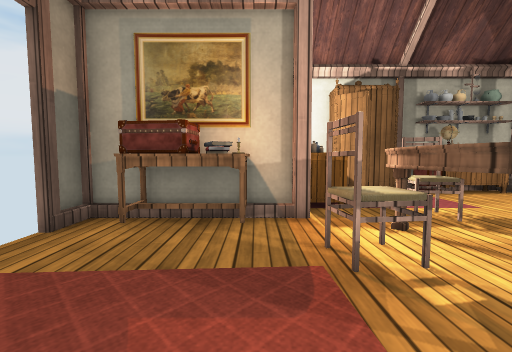
View 1 (above)

16 first-person views from a walk through a 3-D level made in the Unity game engine. The camera is 0.68 m above the floor, tilts 4° down and sees 90° across. Doors are open. The floor is counted in squares, 0.5 m on a side. Each view is taken from the middle of a square. On the plan, view 1 faces up. The plan holds only what a view shows up to about 13 squares ahead; the rest is blank. The player character is not drawn. Some surface patterns are stand-ins.

View 2
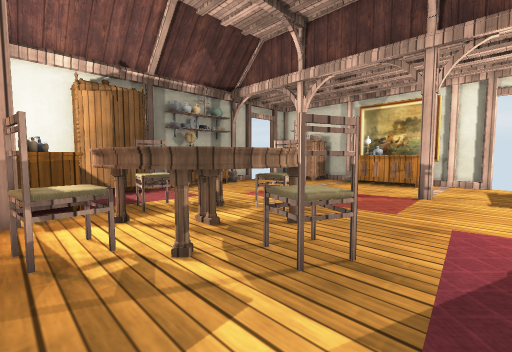

View 3
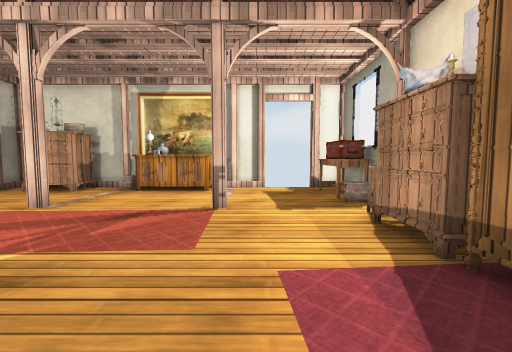

View 4
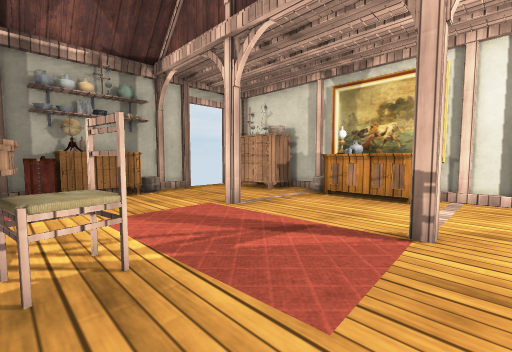

View 5
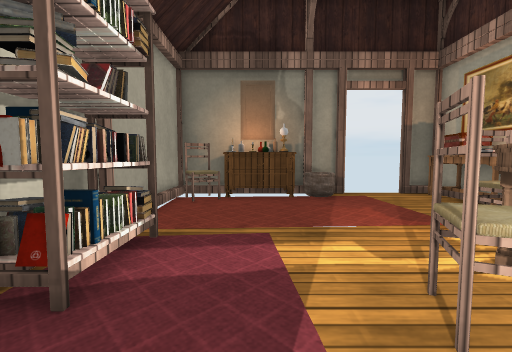

View 6
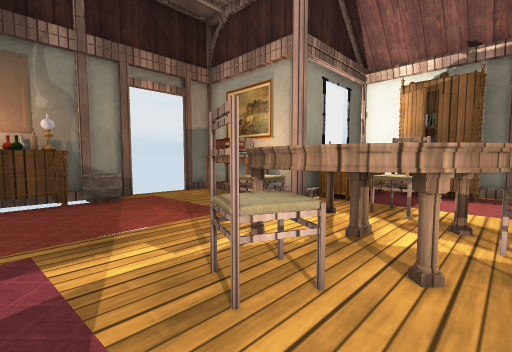

View 7
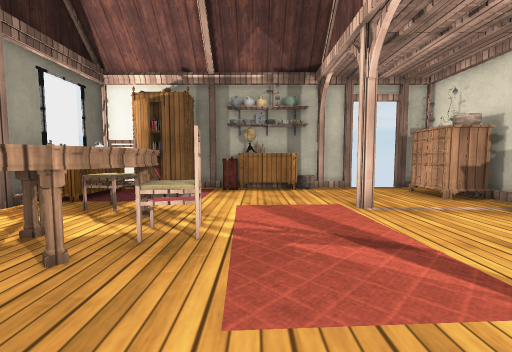

View 8
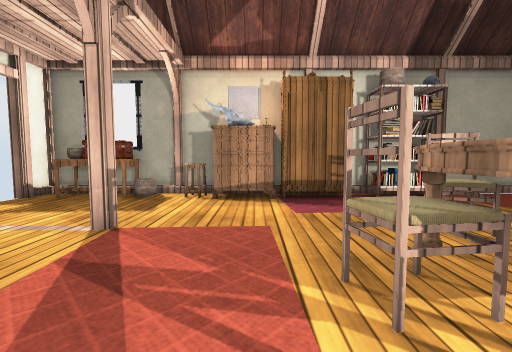

View 9
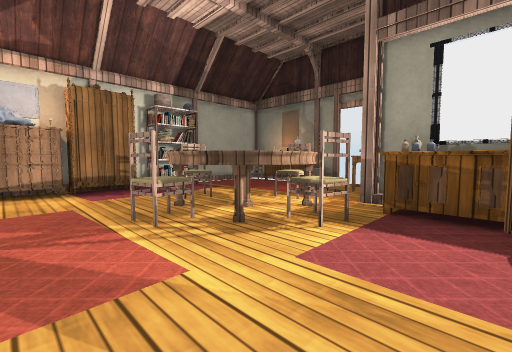

View 10
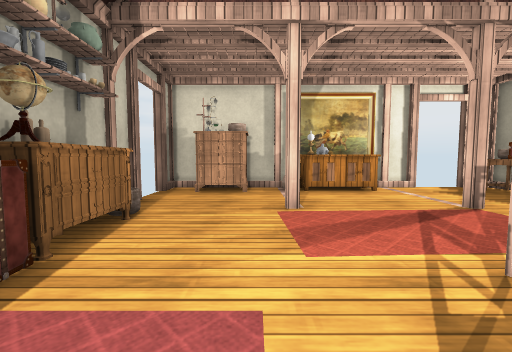

View 11
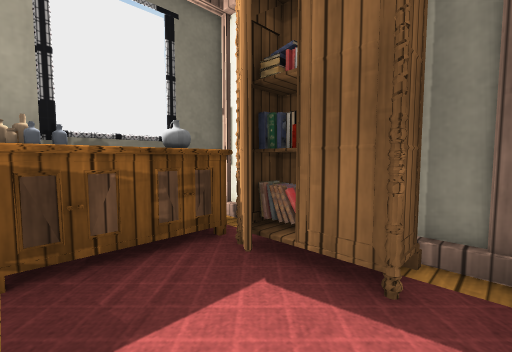

View 12
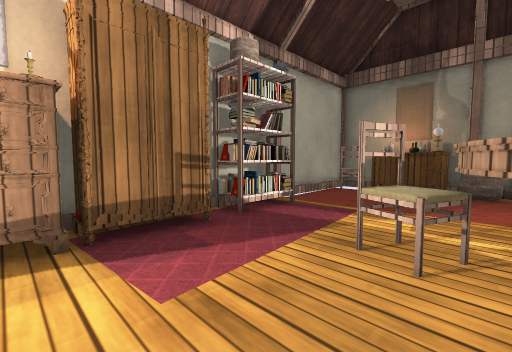

View 13
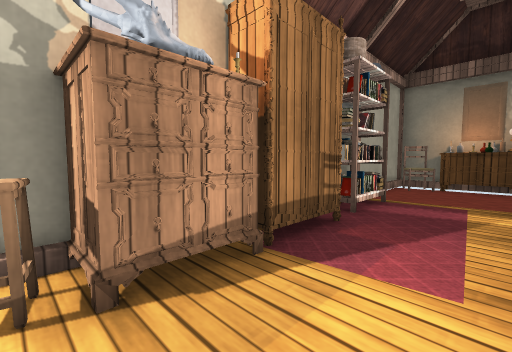

View 14
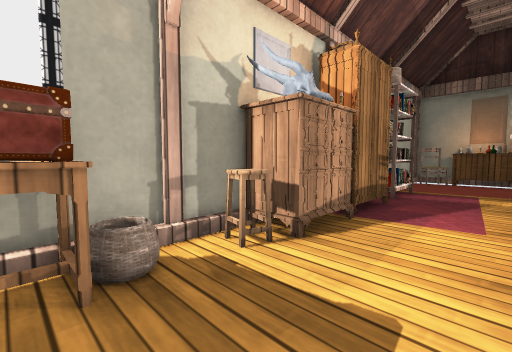

View 15
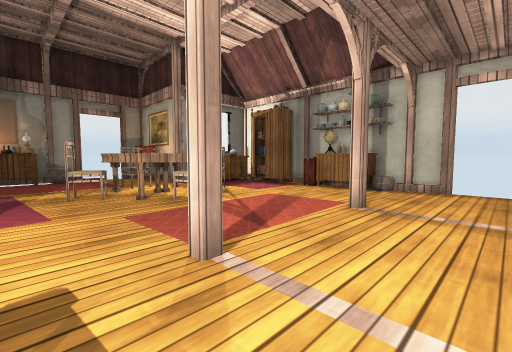

View 16
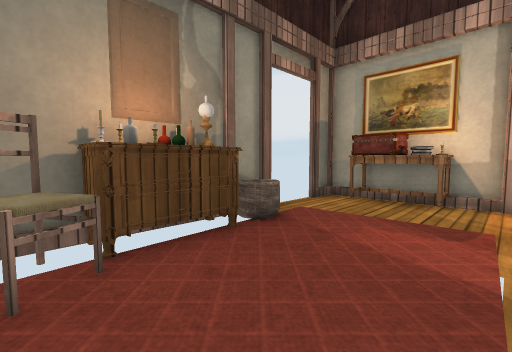

### Floor plan
Points are (right, up) in squares from view 1. A wall is a line through its corners. A room is listed if a view was taken in it or the views show most of it. See-through windows are left out.
Room 1 (views 1, 2, 3, 4, 5, 6, 7, 8, 9, 10, 11, 12, 13, 14, 15, 16)
walls: (6.9, -4) (7.4, -4); (9.3, -4) (16, -4) (16, -3.4); (3.1, 11) (1, 11) (1, 7.4); (-1.4, 6) (-4, 6); (0.8, 9.5) (0.8, 7.6); (12.6, -4.2) (14, -4.2); (16, 4.9) (16, 7.9); (11.6, 11) (5.1, 11); (16, 0.4) (16, 1.8); (-3.8, 2.5) (-3.8, 1.8); (-3.8, 5) (-3.8, 4.5); (-4, 2.1) (-4, 0.4); (16, 9.8) (16, 11); (-4, 5.8) (-4, 5); (-4, -2.4) (-4, -4) (4.4, -4)
low walls: (10.6, -3.7) (11.4, -3.7); (6.6, 10.8) (5.1, 10.8); (9.6, 10.8) (8.5, 10.8); (12.8, -3.7) (13.3, -3.7); (-1.5, 5.8) (-4, 5.8); (11.5, 10.8) (10.4, 10.8); (15.8, 0.5) (15.8, 1.6); (15.8, 5.8) (15.8, 7.5); (15, -3.7) (15.8, -3.7); (15.8, 9.8) (15.8, 10.8); (-3.8, -2.5) (-3.8, -3.6)
ways out: open door at (-4, 3.5)
objects: other object (-4, -2); other object (-4, -1); other object (-4, 0); other object (-3, -3) to (-2, -3); other object (-3, -2); other object (-3, -1); other object (-3, 0); other object (-3, 1) to (-3, 2); other object (-3, 5) to (0, 6); other object (-2, -1); other object (-1, 5); other object (0, 6); other object (1, 3) to (2, 4); other object (1, 6); other object (1, 7); other object (2, -3); other object (2, 6); other object (2, 7); other object (2, 8); other object (2, 9) to (2, 10); other object (3, -4); other object (3, -3) to (4, -3); other object (3, 2) to (6, 5); other object (3, 7); other object (3, 10) to (5, 10); other object (4, 1); other object (4, 6); other object (4, 9); other object (6, 3) to (7, 4); other object (7, -3); other object (7, 10) to (9, 10); other object (8, -3) to (9, -3); other object (10, -3); other object (10, 10); other object (11, 1); other object (11, 6); other object (12, -3); other object (12, 1); other object (12, 6); other object (12, 11); other object (13, -3); other object (14, -3) to (15, -3); other object (14, 8) to (15, 9); other object (15, 2) to (15, 4); other object (15, 5) to (15, 6); other object (15, 11); other object (16, -3); other object (16, 0)

Positions as (right, up) in squares from view 1, and headings:
1: (0, 0), facing up
2: (1, -1), facing up-right
3: (4, 0), facing right
4: (6, 0), facing up-right
5: (6, -1), facing left
6: (6, -1), facing up-left
7: (8, -1), facing up
8: (8, 6), facing down
9: (9, 9), facing down-left
10: (4, 7), facing right
11: (6, 7), facing up-left
12: (8, 2), facing down-left
13: (10, 0), facing down-left
14: (13, 0), facing down-left
15: (14, -1), facing up-left
16: (1, -3), facing up-left
